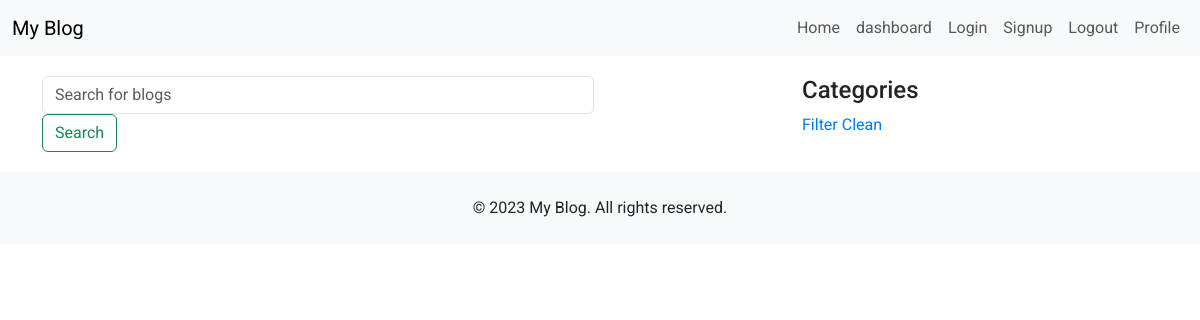
Before: /category/1 with the older database file.
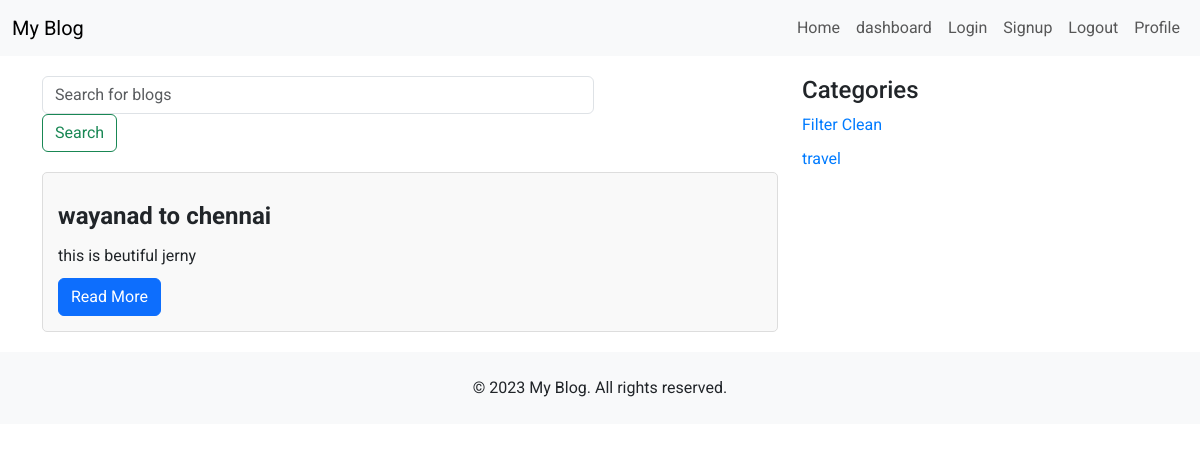
After: the same page with the newer database file.
### blog/models.py (models this page shows, shortened)
class Post(models.Model):
    title = models.CharField(max_length=200)
    body = models.TextField()
    published_date = models.DateTimeField(auto_now_add=True)
    last_modified = models.DateTimeField(auto_now=True)
    author = models.ForeignKey(Author, on_delete=models.CASCADE)
    categories = models.ManyToManyField(Category, related_name='c_posts')
    tags = models.ManyToManyField(Tag, related_name='t_posts')
    is_published = models.BooleanField(default=False)

class Category(models.Model):
    name = models.CharField(max_length=50,unique=True)

### blog/views.py (the view)
# urls.py: path('category/<int:pk>', views.CategoryListView.as_view(), name='category'),
class CategoryListView(ListView):
     model = Post
     template_name = 'blog/category.html'
     context_object_name = 'post_list'
     def get_queryset(self):
        category = Post.objects.filter(categories__id=self.kwargs.get('pk'))
        return category
     def get_context_data(self, **kwargs) -> dict[str, Any]:
        context = super().get_context_data(**kwargs)
        context["categories"] = Category.objects.all()
        return context

### blog/templates/blog/category.html
{% extends "base.html" %}
{% load static %}
{% block extra_head %}
<link rel="stylesheet" href="{% static "blog/css/home_style.css" %}">
{% endblock extra_head %}
{% block content %}
<div class="container">
    <div class="row">
        <div class="col-md-8">
            <div class="search-bar">
                {% include "blog/searchbar.html" %}
            </div>
            <div id="posts-container">
                {% for post in  post_list%}
                <div class="post" data-category="Technology" data-tags="AI,ML,Data">
                    <div class="post-title">{{post.title}}</div>
                    <div class="post-excerpt">{{post.body|truncatewords:50}}</div>
                    <a href="{% url "blog:post_details"  post.id %}" class="btn btn-primary">Read More</a>
                </div>
                {% endfor %}
            </div>
        </div>
        <div class="col-md-4">
            <h4>Categories</h4>
            <ul class="category-list">
                <li><a href="{% url "blog:home" %}" >Filter Clean</a></li>
            {% for category in  categories %}
                <li><a href="{% url "blog:category" category.id %}" >{{ category.name }}</a></li>
            {% endfor %}
        </ul>
        </div>
    </div>
</div>
{% endblock content %}

### templates/base.html (shortened to what this page needs)
{% load static %}
<!DOCTYPE html>
<html lang="en">
<head>
    <link href="https://cdn.jsdelivr.net/npm/bootstrap@5.3.0-alpha1/dist/css/bootstrap.min.css" rel="stylesheet">
    {% block extra_head %}{% endblock %}
</head>
<body>
    {% include "navbar.html" %}
    <div>
        {% block content %}{% endblock %}
    </div>
    {% include "footer.html" %}
</body>
</html>

### templates/navbar.html (shortened to what this page needs)
<nav class="navbar navbar-expand-lg navbar-light bg-light">
    <div class="container-fluid">
        <a class="navbar-brand" href="#">My Blog</a>
        <div class="collapse navbar-collapse" id="navbarNav">
            <ul class="navbar-nav ms-auto">
                <li class="nav-item"><a class="nav-link" href="{% url "blog:home" %}">Home</a></li>
                <li class="nav-item"><a class="nav-link" href="{% url "blog:dashboard" %}">dashboard</a></li>
                <li class="nav-item"><a class="nav-link" href="{% url "users:login" %}">Login</a></li>
                <li class="nav-item"><a class="nav-link" href="{% url "users:signup" %}">Signup</a></li>
                <li class="nav-item"><a class="nav-link" href="{% url "users:logout" %}">Logout</a></li>
                <li class="nav-item"><a class="nav-link" href="{% url "users:profile" %}">Profile</a></li>
            </ul>
        </div>
    </div>
</nav>

### blog/templates/blog/searchbar.html (shortened to what this page needs)
<form class="form-inline" method='GET' action={% url "blog:search" %}>
    <input class="form-control mr-sm-2 w-75" type="search" placeholder="Search for blogs" aria-label="Search"   id="search-input"  name="q">
    <button class="btn btn-outline-success my-2 my-sm-0" type="submit">Search</button>

### templates/footer.html
<footer class="bg-light py-4">
    <div class="container text-center">
        <p class="mb-0">&copy; 2023 My Blog. All rights reserved.</p>
    </div>
</footer>

### blog/static/blog/css/home_style.css (style rules this page uses)
body { font-family: 'Roboto', sans-serif; }
.navbar { margin-bottom: 20px; }
.post-title { font-size: 1.5rem; font-weight: bold; margin-top: 10px; }
.post-excerpt { font-size: 1rem; margin: 10px 0; }
.category-list, .tag-list { list-style: none; padding: 0; }
.category-list li, .tag-list li { margin-bottom: 10px; }
.category-list li a, .tag-list li a { text-decoration: none; color: #007bff; cursor: pointer; }
.search-bar { margin-bottom: 20px; }
.post { padding: 15px; border: 1px solid #ddd; border-radius: 5px; margin-bottom: 20px; background-color: #f9f9f9; }

Changed rows visible on the page:
added Post: title "wayanad to chennai", body "this is beutiful jerny"
added Category: name "travel"
